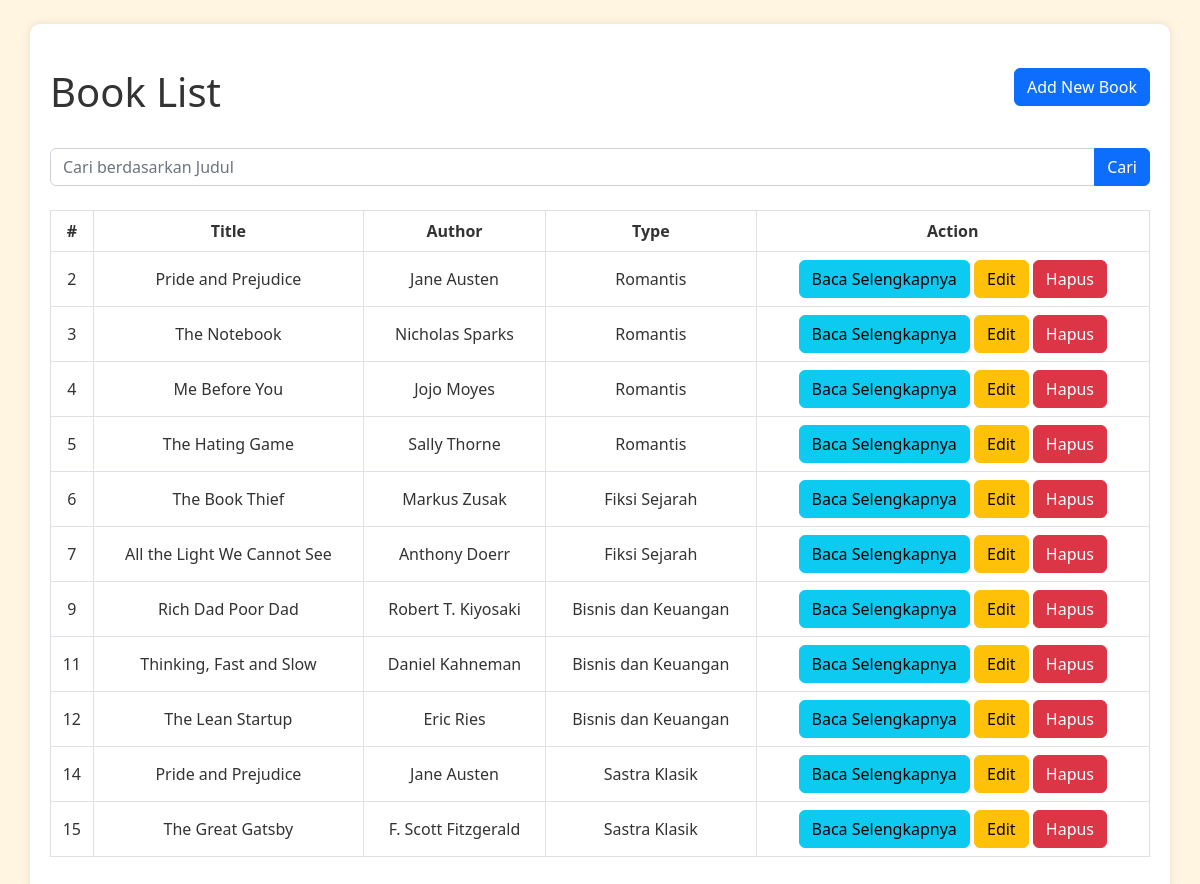
The page / on the database its author committed.
### tables this page shows
CREATE TABLE `books` (
  `id` int(11) NOT NULL,
  `title` varchar(128) NOT NULL,
  `author` varchar(128) NOT NULL,
  `type` varchar(50) NOT NULL,
  `description` text NOT NULL
);

### index.php (the view, shortened to what this page needs)
<!DOCTYPE html>
<html lang="en">
<head>
    <link rel="stylesheet" href="https://cdn.jsdelivr.net/npm/bootstrap@5.2.2/dist/css/bootstrap.min.css">
</head>
<body>
    <div class="container my-4">
        <header class="d-flex justify-content-between my-4">
            <h1>Book List</h1>
            <div>
                <a href="create.php" class="btn btn-primary">Add New Book</a>
            </div>
        </header>
        <form method="GET" action="index.php" class="mb-4">
            <div class="input-group">
                <input type="text" name="search" class="form-control" placeholder="Cari berdasarkan Judul">
                <button type="submit" class="btn btn-primary">Cari</button>
            </div>
        </form>
        <?php
        include('connect.php');
        if(isset($_GET['search'])) {
            $search = mysqli_real_escape_string($conn, $_GET['search']);
            $sqlSearch = "SELECT * FROM books WHERE title LIKE '%$search%'";
            $result = mysqli_query($conn, $sqlSearch);
        } else {
            $sqlSelect = "SELECT * FROM books";
            $result = mysqli_query($conn, $sqlSelect);
        }
        ?>
        <table class="table table-bordered">
            <thead>
                <tr>
                    <th>#</th>
                    <th>Title</th>
                    <th>Author</th>
                    <th>Type</th>
                    <th>Action</th>
                </tr>
            </thead>
            <tbody>
                <?php
                while($data = mysqli_fetch_array($result)){
                ?>
                <tr>
                    <td><?php echo $data['id']; ?></td>
                    <td><?php echo $data['title']; ?></td>
                    <td><?php echo $data['author']; ?></td>
                    <td><?php echo $data['type']; ?></td>
                    <td>
                        <a href="view.php?id=<?php echo $data['id']; ?>&search=<?php echo $search; ?>" class="btn btn-info">Baca Selengkapnya</a>
                        <a href="edit.php?id=<?php echo $data['id']; ?>&search=<?php echo $search; ?>" class="btn btn-warning">Edit</a>
                        <a href="delete.php?id=<?php echo $data['id']; ?>&search=<?php echo $search; ?>" class="btn btn-danger">Hapus</a>
                    </td>
                </tr>
                <?php
                }
                ?>
            </tbody>
        </table>
    </div>
</body>
</html>

### index.php (style rules this page uses)
body { background-color: #fff5e1; color: #333; }
.container { background-color: #fff; border-radius: 10px; padding: 20px; margin-top: 20px; box-shadow: 0 0 10px rgba(0, 0, 0, 0.1); }
table td, table th { vertical-align: middle; text-align: center; padding: 10px; background-color: #f2e4c6; color: #333; }
table { margin-bottom: 0; }

### rows shown on the page
books: id "2", title "Pride and Prejudice", author "Jane Austen", type "Romantis"
books: id "3", title "The Notebook", author "Nicholas Sparks", type "Romantis"
books: id "4", title "Me Before You", author "Jojo Moyes", type "Romantis"
books: id "5", title "The Hating Game", author "Sally Thorne", type "Romantis"
books: id "6", title "The Book Thief", author "Markus Zusak", type "Fiksi Sejarah"
books: id "7", title "All the Light We Cannot See", author "Anthony Doerr", type "Fiksi Sejarah"
books: id "9", title "Rich Dad Poor Dad", author "Robert T. Kiyosaki", type "Bisnis dan Keuangan"
books: id "11", title "Thinking, Fast and Slow", author "Daniel Kahneman", type "Bisnis dan Keuangan"
books: id "12", title "The Lean Startup", author "Eric Ries", type "Bisnis dan Keuangan"
books: id "14", title "Pride and Prejudice", author "Jane Austen", type "Sastra Klasik"
books: id "15", title "The Great Gatsby", author "F. Scott Fitzgerald", type "Sastra Klasik"
